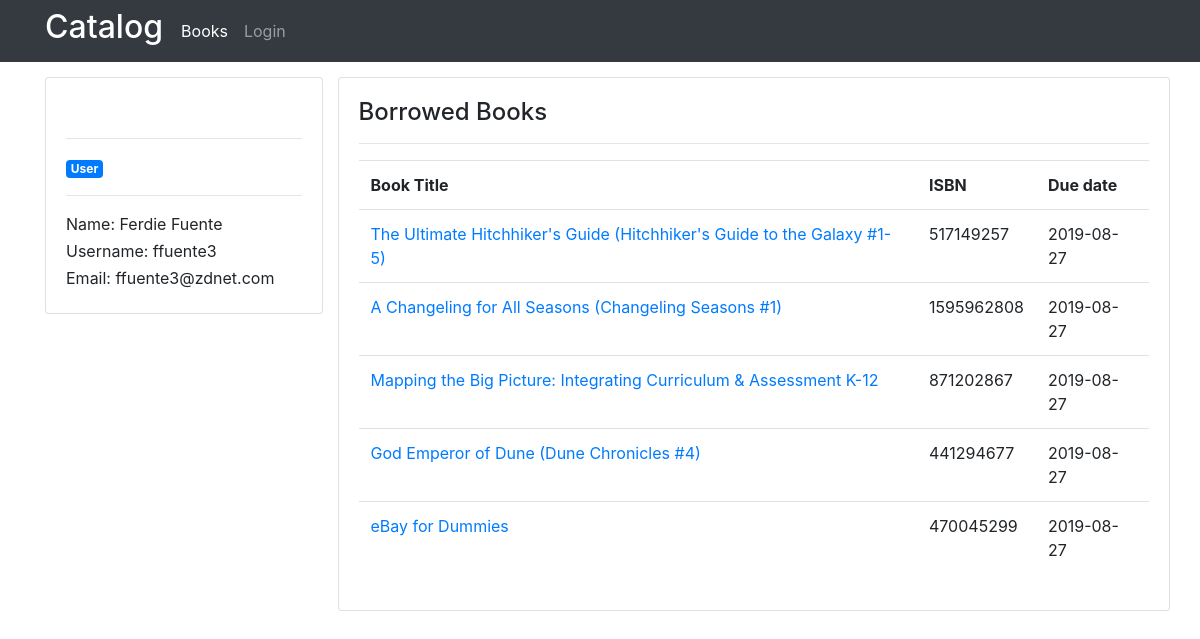
The app's page /user/ffuente3, older data.
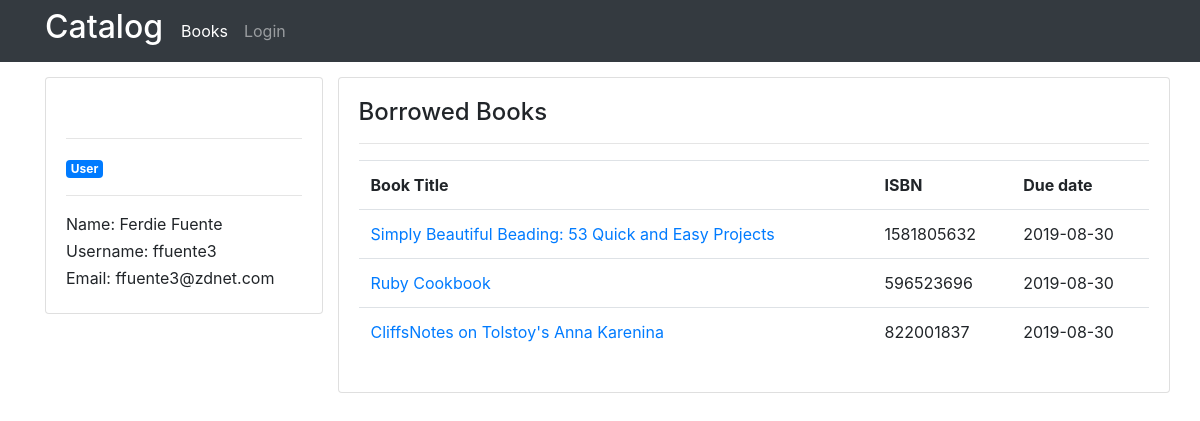
The same page, newer data.
### catalog/models.py (models this page shows, shortened)
class Book(db.Model):
    id = db.Column(db.Integer, primary_key=True)
    title = db.Column(db.String(200), nullable=False)
    average_rating = db.Column(db.Float, nullable=False)
    isbn = db.Column(db.String(10), nullable=False, unique=True)
    language = db.Column(db.String(20), nullable=False)
    num_pages = db.Column(db.Integer, nullable=False)
    rating_count = db.Column(db.Integer, nullable=False)
    text_review_count = db.Column(db.Integer, nullable=False)
    description = db.Column(db.String(1000), nullable=False)
    total_count = db.Column(db.Integer, nullable=False)
    is_borrowed = db.Column(db.Boolean, unique=False, default=False)
    borrowed_date = db.Column(db.DateTime, nullable=True)
    user_id = db.Column(db.Integer, db.ForeignKey('user.id'))
    author = db.relationship('Author', secondary=author_mapping, backref=db.backref('book', lazy='dynamic'))
    def next_available(self):
        return (self.borrowed_date + timedelta(days=3)).date()

### catalog/users/routes.py (the view)
@users.route('/user/<string:username>')
def display_profile(username):
    user = User.query.filter_by(username=username).first()
    books = Book.query.filter_by(borrower=user).all()
    return render_template('profile.html', user_details=user, books=books)

### catalog/models.py (called while the page is built)
    @property
    def full_name(self):
        return '{} {}'.format(self.first_name, self.last_name)

### catalog/templates/profile.html (shortened to what this page needs)
{% extends 'nav.html' %}
{% block content %}
<div class="content-container">
    <div class="grid-container grid-row-profile">
        <div class="item-a">
            <div class="card">
                <div class="card-body">
                    <hr>
                    <div>
                        <div>
                            <span class="badge badge-primary">User</span>
                            <hr>
                        </div>
                        <div>
                            <p id="name"><span>Name: </span>{{ user_details.full_name }}</p>
                            <p id="username"><span>Username: </span>{{ user_details.username }}</p>
                            <p id="email"><span>Email: </span>{{ user_details.email }}</p>
                        </div>
                    </div>
                </div>
            </div>
        </div>
        <div>
            <div class="card">
                <div class="card-body">
                    <h4 class="section-header">Borrowed Books</h4>
                    <hr>
                    <table class="table">
                        <thead>
                            <tr>
                                <td><strong>Book Title</strong></td>
                                <td><strong>ISBN</strong></td>
                                <td><strong>Due date</strong></td></td>
                            </tr>
                        </thead>
                        <tbody>
                            {% for book in books %}
                                <tr>
                                    <td><a href="{{ url_for('books.display_book_details', book_id=book.id) }}">{{ book.title }}</a></td>
                                    <td>{{ book.isbn }}</td>
                                    <td>{{ book.next_available() }}</td>
                                </tr>
                            {% endfor %}
                        </tbody>
                    </table>
                </div>
            </div>
        </div>
    </div>
</div>
{% endblock %}

Row changes from the older to the newer data that the page shows:
no longer on this page (row edited): Book: title "The Ultimate Hitchhiker's Guide (Hitchhiker's Guide to the Galaxy #1-5)", isbn "517149257", next_available "2019-08-27"
no longer on this page (row edited): Book: title "A Changeling for All Seasons (Changeling Seasons #1)", isbn "1595962808", next_available "2019-08-27"
no longer on this page (row edited): Book: title "Mapping the Big Picture: Integrating Curriculum & Assessment K-12", isbn "871202867", next_available "2019-08-27"
no longer on this page (row edited): Book: title "God Emperor of Dune (Dune Chronicles #4)", isbn "441294677", next_available "2019-08-27"
no longer on this page (row edited): Book: title "eBay for Dummies", isbn "470045299", next_available "2019-08-27"
now on this page (row edited): Book: title "Simply Beautiful Beading: 53 Quick and Easy Projects", isbn "1581805632", next_available "2019-08-30"
now on this page (row edited): Book: title "Ruby Cookbook", isbn "596523696", next_available "2019-08-30"
now on this page (row edited): Book: title "CliffsNotes on Tolstoy's Anna Karenina", isbn "822001837", next_available "2019-08-30"
